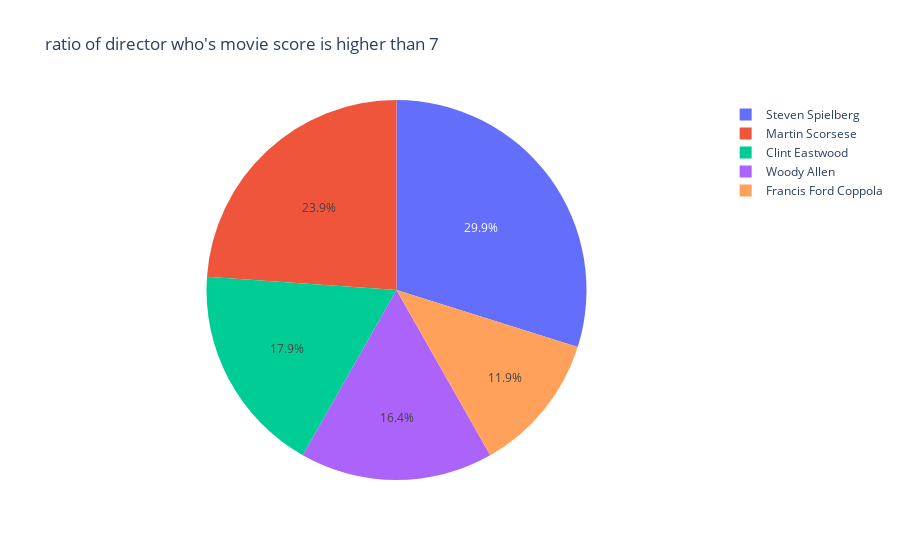

The cell this chart's notebook holds for it:
### Code cell
s = movie[movie["imdb_score"] > 7]["director_name"].value_counts().head(5)
labels = s.index
values = s.values

fig = go.Figure(data=[go.Pie(labels=labels, values=values)], layout_title_text = "ratio of director who's movie score is higher than 7")
fig.show()

### Figure 1 — Plotly figure (JSON) as saved in the notebook; plotly's stock layout.template omitted (floating-point values rounded to 4 significant figures)
{"data": [{"labels": ["Steven Spielberg", "Martin Scorsese", "Clint Eastwood", "Woody Allen", "Francis Ford Coppola"], "type": "pie", "values": [20, 16, 12, 11, 8]}], "layout": {"title": {"text": "ratio of director who's movie score is higher than 7"}}}
